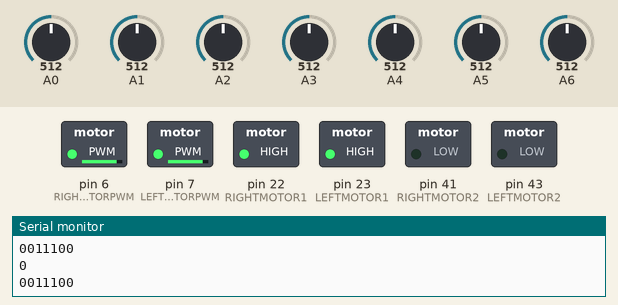
This sketch was run on a simulated Arduino Mega 2560, built with avr-gcc and run on an emulated ATmega2560. Parts: switched loads named in the sketch (green lamp = pin HIGH), the last lines printed to the serial monitor. The test bench sets the inputs (shaded band); at power-on: A4 = 512, A2 = 512, A5 = 512, A3 = 512, A0 = 512, A1 = 512, A6 = 512.

Above: at 1.2 s.
1.3 s: A4 set to 716
At 1.8 s:
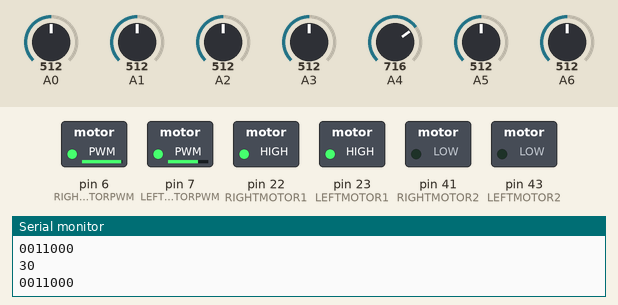
2.8 s: A2 set to 586
4.3 s: A2 set to 618
At 5.1 s:
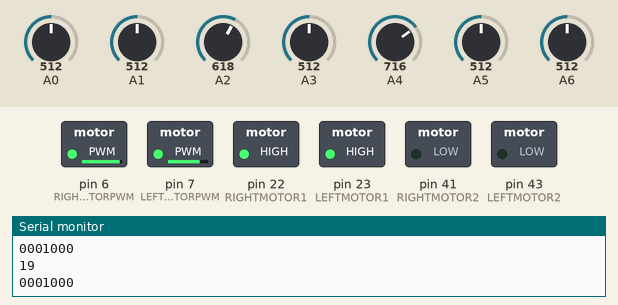
5.8 s: A5 set to 490
8.8 s: A3 set to 934
11.8 s: A3 set to 958
At 12.8 s:
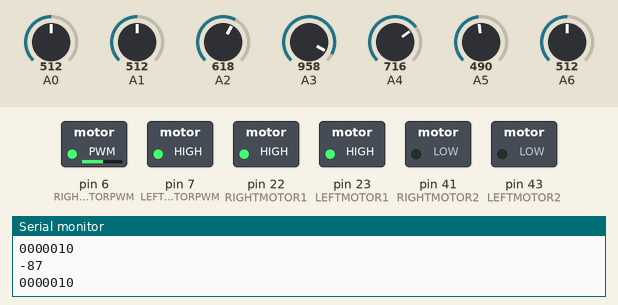
Timing chart, 0 to 20.2 s (numbered marks = the images above; inputs shaded):
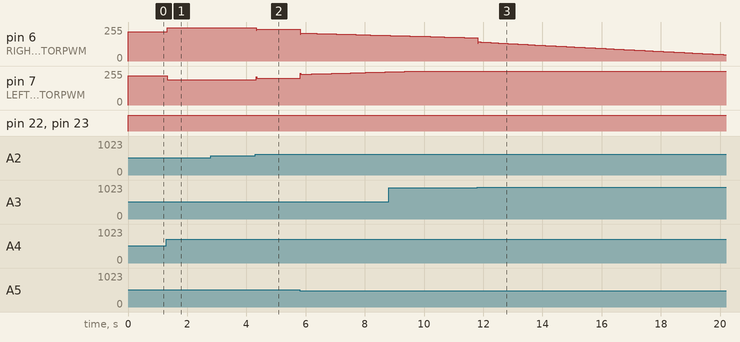

Measured:
- the behaviour switches between 950 and 951 on A3 (found by bisection; images 2 and 3)
- after the input at 1.3 s, pin 6 (RIGHTMOTORPWM): 220/255 → 250/255 at once; pin 7 (LEFTMOTORPWM): 220/255 → 190/255 at once
- after the input at 4.3 s, pin 6 (RIGHTMOTORPWM): 250/255 → 239/255 at once; pin 7 (LEFTMOTORPWM): 190/255 → 201/255 at once

The sketch:

trackomania_pid.ino
```cpp
#define RIGHTMOTOR1 22
#define RIGHTMOTOR2 41
#define LEFTMOTOR1 23
#define LEFTMOTOR2 43
#define RIGHTMOTORPWM 6
#define LEFTMOTORPWM 7
#define constbase 220
#define constmaxi 250
#define constmini 80
#define constKP 30
#define constKI 0.1
#define constKD 10

double P,I,I1,D,preverror;

int thres[7]={
  500,500,600,950,700,500,500};
int fl,fr;

void setup()
{
  pinMode(RIGHTMOTOR1,OUTPUT);
  pinMode(RIGHTMOTOR2,OUTPUT);
  pinMode(LEFTMOTOR1,OUTPUT);
  pinMode(LEFTMOTOR2,OUTPUT);
  pinMode(0,INPUT);
  pinMode(1,INPUT);
  pinMode(2,INPUT);
  pinMode(3,INPUT);
  pinMode(4,INPUT);
  pinMode(5,INPUT);
  pinMode(6,INPUT);
  Serial.begin(9600);
  I=0;
  I1=0;
  preverror=0;
  fl=fr=0;
}

int s[7],s1[7],i;

void readsensor()
{
  for(i=0;i<7;i++)
  {
    s1[i]=analogRead(i);
    if(s1[i]>thres[i]) s[i]=0;
    else s[i]=1;
  }

  Serial.print(s[0]);
  Serial.print(s[1]);
  Serial.print(s[2]);
  Serial.print(s[3]);
  Serial.print(s[4]);
  Serial.print(s[5]);
  Serial.print(s[6]);
  Serial.println("  ");

}

int wmean,n,correction;

int calcerror()
{
  readsensor();
  if((s[0]+s[1]+s[2]+s[3]+s[4]+s[5]+s[6])!=0)
  {
    wmean=(((s[0])+(2*s[1])+(3*s[2])+(4*s[3])+(5*s[4])+(6*s[5])+(7*s[6]))/(s[0]+s[1]+s[2]+s[3]+s[4]+s[5]+s[6]));
    n=(s[0]+s[1]+s[2]+s[3]+s[4]+s[5]+s[6]);
    if(n==7) return (-200); //junction
    else
        return(4-wmean);
  }
  else return (-198); //fully white- off track

}

int error;


int dopid()
{
  error=calcerror();

  //Serial.print(error);
  //Serial.print("  ");

  if(error==(-200)) return 0; //junction, ignore and go straight
  if(error==(-198)) error=preverror;//fully white- off track
  P=constKP*error;
  I+=error*constKI;
  D=constKD*(error-preverror);
  preverror=error;
  correction=P+I+D;
 if(constbase+correction>constmaxi) correction=constmaxi-constbase;
 // so that the PWM duty cycle never exceeds constmaxi/255 *100%
 if(constbase-correction<constmini) correction=constbase-constmini;
 // so that the PWM duty cycle never goes below constmini/255 *100%
  return correction;
}


int corr=0;

void loop()
{
  corr=dopid();
  Serial.println(corr);

  if(n>=4 && n!=7) // 90 degree turn
  {
    if(wmean>3.5)
    {
      digitalWrite(RIGHTMOTOR1,HIGH);
      digitalWrite(RIGHTMOTOR2,LOW);
      digitalWrite(LEFTMOTOR1,LOW);
      digitalWrite(LEFTMOTOR2,HIGH);
      analogWrite(RIGHTMOTORPWM,250);
      analogWrite(LEFTMOTORPWM,250);

    }
   else
    {
      digitalWrite(RIGHTMOTOR1,LOW);
      digitalWrite(RIGHTMOTOR2,HIGH);
     digitalWrite(LEFTMOTOR1,HIGH);
     digitalWrite(LEFTMOTOR2,LOW);
      analogWrite(RIGHTMOTORPWM,250);
      analogWrite(LEFTMOTORPWM,250);
    }

  }

  else
  {
    digitalWrite(RIGHTMOTOR1,HIGH);
    digitalWrite(RIGHTMOTOR2,LOW);
    digitalWrite(LEFTMOTOR1,HIGH);
   digitalWrite(LEFTMOTOR2,LOW);
    analogWrite(RIGHTMOTORPWM,(constbase+corr));
    analogWrite(LEFTMOTORPWM,(constbase-corr));
  }

}
```
